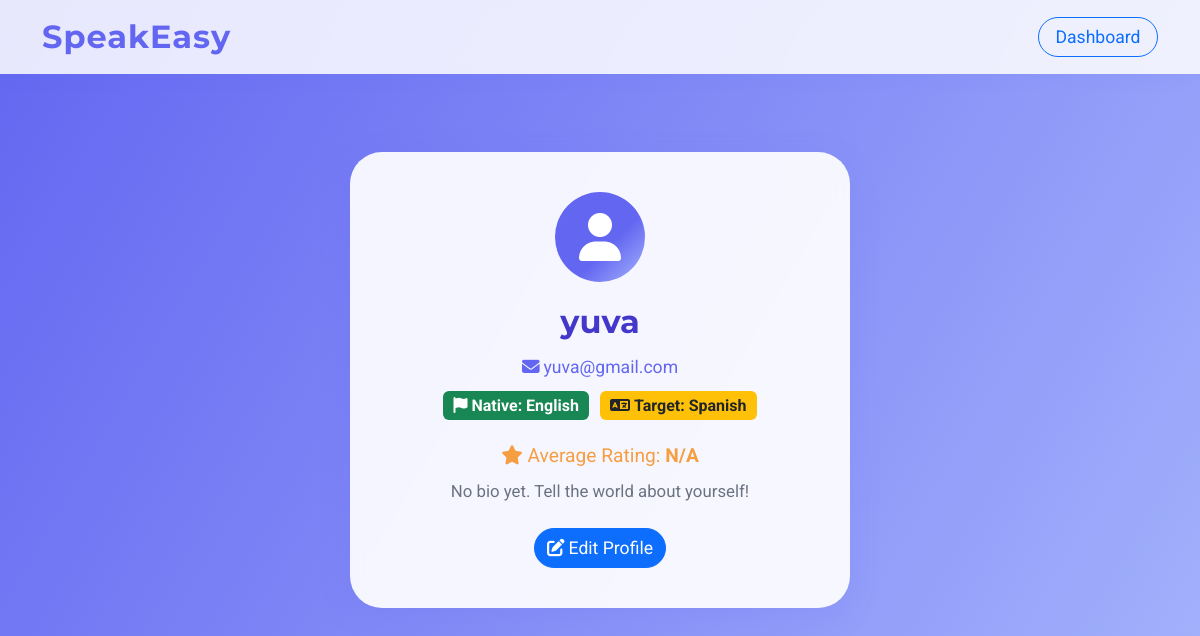
The page /profile (signed in) on the database its author committed.
### tables this page shows
CREATE TABLE users (
                email TEXT PRIMARY KEY,
                name TEXT,
                password TEXT,
                nativeLanguage TEXT,
                targetLanguage TEXT,
                last_partner TEXT,
                average_rating REAL DEFAULT 0.0,
                bio TEXT DEFAULT ''
            );

### routes.py (the view)
    @app.route('/profile')
    def profile():
        email = request.args.get('email', session.get('email'))
        if not email:
            return redirect(url_for('login'))
        with sqlite3.connect('users.db') as conn:
            cursor = conn.execute('SELECT email, name, nativeLanguage, targetLanguage, average_rating, bio FROM users WHERE email = ?', (email,))
            user = cursor.fetchone()
            if not user:
                return redirect(url_for('login'))
            return render_template('profile.html', email=user[0], name=user[1], native=user[2], target=user[3], average_rating=user[4], bio=user[5])

### templates/profile.html (shortened to what this page needs)
<!DOCTYPE html>
<html lang="en">
<head>
    <link href="https://cdn.jsdelivr.net/npm/bootstrap@5.3.2/dist/css/bootstrap.min.css" rel="stylesheet">
    <link rel="stylesheet" href="https://cdnjs.cloudflare.com/ajax/libs/font-awesome/6.4.2/css/all.min.css">
</head>
<body>
    <nav class="navbar navbar-expand-lg navbar-light fixed-top">
        <div class="container">
            <a class="navbar-brand" href="/">SpeakEasy</a>
            <div class="ms-auto">
                <a href="/dashboard?email={{ email }}" class="btn btn-outline-primary btn-custom">Dashboard</a>
            </div>
        </div>
    </nav>
    <section class="profile-section">
        <div class="glass-card">
            <div class="profile-avatar mb-3">
                <i class="fas fa-user"></i>
            </div>
            <div class="profile-title">{{ name }}</div>
            <div class="profile-email mb-2">
                <i class="fas fa-envelope me-1"></i>{{ email }}
            </div>
            <div class="profile-badges mb-3">
                <span class="badge bg-success"><i class="fas fa-flag me-1"></i>Native: {{ native }}</span>
                <span class="badge bg-warning text-dark"><i class="fas fa-language me-1"></i>Target: {{ target }}</span>
            </div>
            <div class="profile-rating mb-2">
                <i class="fas fa-star"></i> Average Rating: <b>{{ average_rating or "N/A" }}</b>
            </div>
            <div class="profile-bio mb-4">
                {{ bio or "No bio yet. Tell the world about yourself!" }}
            </div>
            <a href="/edit_profile?email={{ email }}" class="btn btn-primary btn-custom">
                <i class="fas fa-edit me-1"></i>Edit Profile
            </a>
        </div>
    </section>
</body>
</html>

### templates/profile.html (style rules this page uses)
body { font-family: 'Roboto', sans-serif; background: linear-gradient(120deg, #6366f1 0%, #a5b4fc 100%); min-height: 100vh; overflow-x: hidden; }
.navbar { background: rgba(255,255,255,0.85) !important; backdrop-filter: blur(8px); box-shadow: 0 2px 16px rgba(99,102,241,0.08); }
.navbar-brand { font-family: 'Montserrat', sans-serif; font-weight: 700; font-size: 2rem; color: #6366f1 !important; letter-spacing: 1px; }
.profile-section { min-height: 90vh; display: flex; align-items: center; justify-content: center; padding-top: 80px; padding-bottom: 40px; }
.glass-card { background: rgba(255,255,255,0.92); border-radius: 2rem; box-shadow: 0 8px 32px 0 rgba(99,102,241,0.15); padding: 2.5rem 2rem; max-width: 500px; width: 100%; margin: auto; text-align: center; backdrop-filter: blur(8px); animation: fadeInUp 1.2s cubic-bezier(.39,.575,.565,1) both; }
.profile-avatar { width: 90px; height: 90px; border-radius: 50%; background: linear-gradient(135deg, #6366f1 60%, #a5b4fc 100%); display: flex; align-items: center; justify-content: center; font-size: 3rem; color: #fff; font-weight: 700; margin: 0 auto 1.5rem auto; }
.profile-title { font-family: 'Montserrat', sans-serif; font-size: 2rem; font-weight: 700; color: #4338ca; margin-bottom: 0.5rem; }
.profile-email { color: #6366f1; font-size: 1.1rem; margin-bottom: 1.5rem; }
.profile-badges .badge { font-size: 1rem; margin: 0.2rem; }
.profile-rating { font-size: 1.2rem; color: #f59e42; margin: 1.2rem 0 0.5rem 0; }
.profile-bio { color: #6b7280; font-size: 1.05rem; margin-bottom: 1.5rem; }
.btn-custom { min-width: 120px; font-size: 1.1rem; border-radius: 2rem; transition: transform 0.2s, box-shadow 0.2s; }

### rows shown on the page
users: name "yuva", email "yuva@gmail.com", nativeLanguage "English", targetLanguage "Spanish", average_rating "N/A"

### other values the page prints
{{ bio or "No bio yet. Tell the world about yourself!" }} "No bio yet. Tell the world about yourself!"
